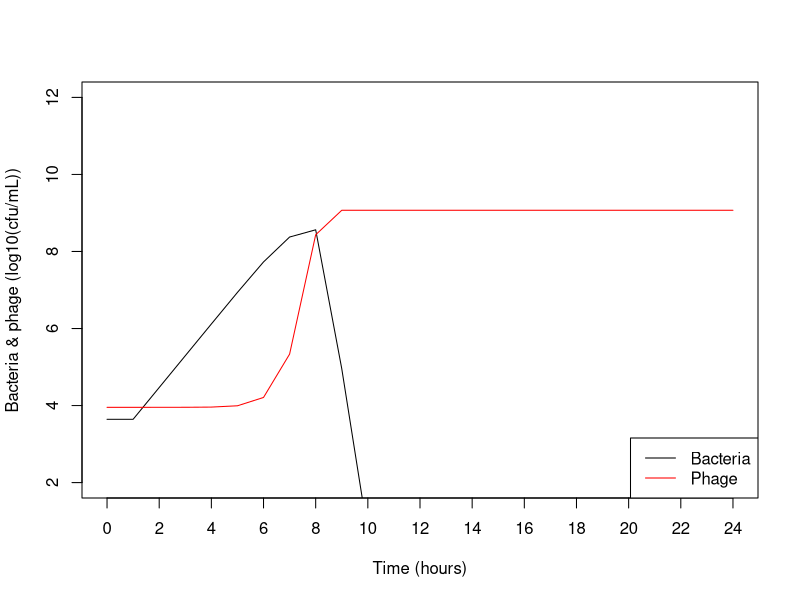

Recreate this plot in R. (Note: this script raises an error after producing the figure.)

library(deSolve)
library(reshape2)
library(dplyr)
library(ggplot2)
library(scales)



## Load the lab data: ####

#adjust to what your WD is!!
lab_data = read.csv(here::here("Lab", "Transduction", "04_09_20", "data1.csv"), stringsAsFactors = F)


## Model: ####

#https://jvi.asm.org/content/jvi/76/11/5557.full.pdf
#basically consider that sort of link between phage and bacteria

#I have a wrapper around the desolve model for simplicity
#some default values included in function definition, which correspond to best "eyball" fit to lab data
test_model = function(times = seq(0,24,1),
                      params = c(Nmax = 6e8,
                                 mu = 1.9,
                                 beta = 0.0000002, 
                                 L = 5,
                                 decay = 0),
                      y = c(B = 1e2,
                            P = 1e4),
                      quick_plot = F,
                      lab_data = NULL,
                      mass = F){
  
  #complete MOI model
  run_model = function(times, y, params){
    
    with(as.list(c(y,params)),{
      
      #a little "cheating"; lab data shows bacteria lags for 1h, but growth functions will systematically fail to reproduce this...
      #so instead, I'm forcing the bacteria to not grow for 1h
      if(times < 1) mu = 0
      
      #Number of phage who will infect a bacteria at time t
      P_inf = (1 - exp(-beta*B)) * P
      
      #Proportion of bacteria who will be infected at time t
      lambda = 1 - exp(-P_inf/B)

      dB = B * mu * (1 - B/Nmax) - B * lambda
      dP = B * lambda * L - P_inf - decay * P
      

      return(list(c(dB, dP)))
      
    }
    )
  }
  
  #simple mass action model
  run_model_mass = function(times, y, params){
    
    with(as.list(c(y,params)),{
      
      #a little "cheating"; lab data shows bacteria lags for 1h, but growth functions will systematically fail to reproduce this...
      #so instead, I'm forcing the bacteria to not grow for 1h
      if(times < 1) mu = 0
      
      #Proportion of bacteria who will be infected at time t
      lambda = beta * P
      
      dB = B * mu * (1 - B/Nmax) - B * lambda
      dP = B * lambda * L - decay * P
      
      
      return(list(c(dB, dP)))
      
    }
    )
  }
  
  if(mass == T){
    res_full = as.data.frame(deSolve::ode(func = run_model_mass, times = times, y = y, parms = params))
  }
  else{
    res_full = as.data.frame(deSolve::ode(func = run_model, times = times, y = y, parms = params))
  }

  
  if (quick_plot == T) {
    
    #Quick plotting if you're playing around with the model:
    plot(res_full$time, log10(res_full$B), col="black", ylim = c(2, 12), type = "l", 
         xlab = "Time (hours)", ylab = "Bacteria & phage (log10(cfu/mL))", xaxt="n")
    axis(1, at = seq(0,24,2))
    lines(res_full$time, log10(res_full$P), col="red")
    legend("bottomright",lty=1, legend=c("Bacteria", "Phage"), col=c("black", "red"))
    
    #Also plot lab data alongside, if passed to function
    if (!is.null(lab_data)) {
      
      points(unique(lab_data$Time),
             lab_data %>% filter(Bacteria == "Total") %>% select("Mean") %>% log10() %>% unlist(.),
             col = "black",
             pch = 19)
      points(unique(lab_data$Time),
             lab_data %>% filter(Bacteria == "P") %>% select("Mean") %>% log10(.) %>% unlist(.),
             col = "red",
             pch = 19)
      
    }
  }
  
  return(res_full)
  
  
}

times = seq(0,24,1)

params = c(Nmax = 6e8, #max number of bacteria possible in the system
           mu = 1.9, #max growth rate of bacteria
           beta = 0.00000001, #this corresponds to individual phage adsorption rate
           L = 2, #burst size (number of new phage released after infection)
           decay = 0) #phage decay rate in the system

#initial number of bacteria and phage (matches average from lab data)
yinit = c(B = 4.4e3, 
          P = 9e3)

#quick_plot option generates a plot of the results, useful when playing around with parameter values (set FALSE otherwise)
#lab_data option adds mean lab data points to plot, useful when attempting to eyeball parameter values (leave NULL otherwise)
res = test_model(times, params, yinit, quick_plot = T, lab_data = lab_data,T)


lab_data_s = data.frame(lab_data %>% filter(Bacteria == "Total") %>% select("Mean"),
                        lab_data %>% filter(Bacteria == "P") %>% select("Mean"))
colnames(lab_data_s) = c("Bacteria_d", "Phage_d") 


#some optim play
opt_fun = function(x){
  params = c(Nmax = 6e8, #max number of bacteria possible in the system
             mu = 1.9, #max growth rate of bacteria
             beta = x[1], #this corresponds to individual phage adsorption rate
             L = x[2], #burst size (number of new phage released after infection)
             decay = 0) #phage decay rate in the system

  res = test_model(seq(0,8,1), params, yinit, F, NULL, F)
  colnames(res) = c("Time", "Bacteria", "Phage")
  
  res = cbind(res, lab_data_s)
  
  rss = res %>%
    transmute(RSS_bac = (Bacteria-Bacteria_d)^2, RSS_phage = (Phage-Phage_d)^2) %>%
    sum(.)
    
  return(rss)
}

optim_res = optim(c(0.0000002, 5), opt_fun, lower=c(0.0000000001, 1), upper=c(2,Inf), method = "L-BFGS-B")

params = c(Nmax = 6e8, #max number of bacteria possible in the system
           mu = 1.9, #max growth rate of bacteria
           beta = optim_res$par[1], #this corresponds to individual phage adsorption rate
           L = optim_res$par[2], #burst size (number of new phage released after infection)
           decay = 0) #phage decay rate in the system

res = test_model(times, params, yinit, quick_plot = T, lab_data = lab_data)

#reshape model output for simplicity in ggplot plotting below
res = reshape2::melt(res, id.vars = "time")

#This line will resample the model results assuming a normal distibution with SD = 0.25*mean
#This value for SD is roughly what I'm seeing in the lab
res$value = sapply(res$value, FUN = function(x) rnorm(1, x, x*0.5))

#Rename columns
colnames(res) = c("Time", "Bacteria", "Mean")

#generate summary res
res = test_model(times, params, yinit, quick_plot = T, lab_data = lab_data)
res = reshape2::melt(res, id.vars = "time")
res$value = sapply(res$value, FUN = function(x) rnorm(1, x, x*0.5))
colnames(res) = c("Time", "Bacteria", "Mean")
res2 = test_model(times, params, yinit, quick_plot = T, lab_data = lab_data)
res2 = reshape2::melt(res2, id.vars = "time")
res2$value = sapply(res2$value, FUN = function(x) rnorm(1, x, x*0.5))
colnames(res2) = c("Time", "Bacteria", "Mean")
res3 = test_model(times, params, yinit, quick_plot = T, lab_data = lab_data)
res3 = reshape2::melt(res3, id.vars = "time")
res3$value = sapply(res3$value, FUN = function(x) rnorm(1, x, x*0.5))
colnames(res3) = c("Time", "Bacteria", "Mean")

summary_res = res
colnames(summary_res)[3] = "data1"
summary_res$data2 = res2$Mean
summary_res$data3 = res3$Mean
summary_res$Mean = rowMeans(summary_res[,c(3:5)])
write.csv(summary_res, "summary_res.csv", row.names = F)

#for res mass
res_mass = test_model(times, params, yinit, quick_plot = T, lab_data = lab_data, T)
res_mass = reshape2::melt(res_mass, id.vars = "time")
res_mass$value = sapply(res_mass$value, FUN = function(x) rnorm(1, x, x*0.5))
colnames(res_mass) = c("Time", "Bacteria", "Mean")
res_mass2 = test_model(times, params, yinit, quick_plot = T, lab_data = lab_data, T)
res_mass2 = reshape2::melt(res_mass2, id.vars = "time")
res_mass2$value = sapply(res_mass2$value, FUN = function(x) rnorm(1, x, x*0.5))
colnames(res_mass2) = c("Time", "Bacteria", "Mean")
res_mass3 = test_model(times, params, yinit, quick_plot = T, lab_data = lab_data,T)
res_mass3 = reshape2::melt(res_mass3, id.vars = "time")
res_mass3$value = sapply(res_mass3$value, FUN = function(x) rnorm(1, x, x*0.5))
colnames(res_mass3) = c("Time", "Bacteria", "Mean")

summary_res_mass = res_mass
colnames(summary_res_mass)[3] = "data1"
summary_res_mass$data2 = res_mass2$Mean
summary_res_mass$data3 = res_mass3$Mean
summary_res_mass$Mean = rowMeans(summary_res_mass[,c(3:5)])
write.csv(summary_res_mass, "summary_res_mass.csv", row.names = F)


## Plotting: ####


#Plot lab data and model output together:
ggplot() +
  geom_line(data = res %>% filter(Bacteria == "B"), aes(Time, Mean, colour = "Bacteria", linetype="full")) +
  geom_line(data = res %>% filter(Bacteria == "P"), aes(Time, Mean, colour = "Phage", linetype="full")) +
  geom_line(data = res_mass %>% filter(Bacteria == "B"), aes(Time, Mean, colour = "Bacteria", linetype="mass")) +
  geom_line(data = res_mass %>% filter(Bacteria == "P"), aes(Time, Mean, colour = "Phage", linetype="mass")) +
  geom_point(data = lab_data %>% filter(Bacteria == "Total"), aes(Time, Mean, colour = "Bacteria"), size=3, shape=18) +
  geom_point(data = lab_data %>% filter(Bacteria == "P"), aes(Time, Mean, colour = "Phage"), size=3, shape=18) +
  scale_y_continuous(trans=log10_trans(),
                     breaks=trans_breaks("log10", function(x) 10^x),
                     labels=trans_format("log10", math_format(10^.x))) +
  scale_color_manual(name="",breaks=c("Bacteria", "Phage"),values=c("red4", "royalblue"),labels=c("Bacteria", "Phage"))+
  scale_linetype_manual(name="", breaks=c("full", "mass"), values=c("solid", "dashed"),labels=c("MOI interaction", "Mass action interaction"))+
  ylab("log10(units/mL)")+
  xlab("Time (hours)")

ggsave("longterm_models.png")


#Load a dataset containing 3 replicates from the model (with resampling for variability)
summary_res = read.csv("summary_res.csv")
summary_res = summary_res %>% filter(Time < 9)
summary_res$SE = apply(summary_res[,c(3:5)], 1, FUN = function(x) sd(x)/sqrt(3))

summary_res_mass = read.csv("summary_res_mass.csv")
summary_res_mass = summary_res_mass %>% filter(Time < 9)
summary_res_mass$SE = apply(summary_res_mass[,c(3:5)], 1, FUN = function(x) sd(x)/sqrt(3))


#Plot 3 replicates of the model and the average of the model data:
ggplot() +
  # geom_point(data = summary_res %>% filter(Bacteria == "B"), aes(Time, data1, colour = "Bacteria")) +
  # geom_point(data = summary_res %>% filter(Bacteria == "P"), aes(Time, data1, colour = "Phage")) +
  # geom_point(data = summary_res %>% filter(Bacteria == "B"), aes(Time, data2, colour = "Bacteria")) +
  # geom_point(data = summary_res %>% filter(Bacteria == "P"), aes(Time, data2, colour = "Phage")) +
  # geom_point(data = summary_res %>% filter(Bacteria == "B"), aes(Time, data3, colour = "Bacteria")) +
  # geom_point(data = summary_res %>% filter(Bacteria == "P"), aes(Time, data3, colour = "Phage")) +
  geom_line(data = summary_res %>% filter(Bacteria == "B"), aes(Time, Mean, colour = "Bacteria")) +
  geom_line(data = summary_res %>% filter(Bacteria == "P"), aes(Time, Mean, colour = "Phage")) +
  # geom_point(data = summary_res_mass %>% filter(Bacteria == "B"), aes(Time, data1, colour = "Bacteria")) +
  # geom_point(data = summary_res_mass %>% filter(Bacteria == "P"), aes(Time, data1, colour = "Phage")) +
  # geom_point(data = summary_res_mass %>% filter(Bacteria == "B"), aes(Time, data2, colour = "Bacteria")) +
  # geom_point(data = summary_res_mass %>% filter(Bacteria == "P"), aes(Time, data2, colour = "Phage")) +
  # geom_point(data = summary_res_mass %>% filter(Bacteria == "B"), aes(Time, data3, colour = "Bacteria")) +
  # geom_point(data = summary_res_mass %>% filter(Bacteria == "P"), aes(Time, data3, colour = "Phage")) +
  geom_line(data = summary_res_mass %>% filter(Bacteria == "B"), aes(Time, Mean, colour = "Bacteria")) +
  geom_line(data = summary_res_mass %>% filter(Bacteria == "P"), aes(Time, Mean, colour = "Phage")) +
  scale_y_continuous(trans=log10_trans(),
                     breaks=trans_breaks("log10", function(x) 10^x),
                     labels=trans_format("log10", math_format(10^.x)))+
  scale_color_manual(name="",breaks=c("Bacteria", "Phage"),values=c("red4", "royalblue"),labels=c("Bacteria", "Phage"))+
  ylab("cfu/mL")



#Plot the average of 3 model replicates, and the average of 3 lab replicates
ggplot() +
  geom_line(data = summary_res %>% filter(Bacteria == "B"), aes(Time, Mean, colour = "Bacteria", linetype="full")) +
  geom_line(data = summary_res %>% filter(Bacteria == "P"), aes(Time, Mean, colour = "Phage", linetype="full")) +
  geom_errorbar(data = summary_res %>% filter(Bacteria == "B"), aes(Time, ymin=Mean-SE, ymax=Mean+SE, colour = "Bacteria")) +
  geom_errorbar(data = summary_res %>% filter(Bacteria == "P"), aes(Time, ymin=Mean-SE, ymax=Mean+SE, colour = "Phage")) +
  geom_line(data = summary_res_mass %>% filter(Bacteria == "B"), aes(Time, Mean, colour = "Bacteria", linetype="mass")) +
  geom_line(data = summary_res_mass %>% filter(Bacteria == "P"), aes(Time, Mean, colour = "Phage", linetype="mass")) +
  geom_errorbar(data = summary_res_mass %>% filter(Bacteria == "B"), aes(Time, ymin=Mean-SE, ymax=Mean+SE, colour = "Bacteria")) +
  geom_errorbar(data = summary_res_mass %>% filter(Bacteria == "P"), aes(Time, ymin=Mean-SE, ymax=Mean+SE, colour = "Phage")) +
  geom_point(data = lab_data %>% filter(Bacteria == "Total"), aes(Time, Mean, colour = "Bacteria"), size=3, shape=18) +
  geom_point(data = lab_data %>% filter(Bacteria == "P"), aes(Time, Mean, colour = "Phage"), size=3, shape=18) +
  scale_y_continuous(trans=log10_trans(),
                     breaks=trans_breaks("log10", function(x) 10^x),
                     labels=trans_format("log10", math_format(10^.x))) +
  scale_color_manual(name="",breaks=c("Bacteria", "Phage"),values=c("red4", "royalblue"),labels=c("Bacteria", "Phage"))+
  scale_linetype_manual(name="", breaks=c("full", "mass"), values=c("solid", "dashed"),labels=c("MOI interaction", "Mass action interaction"))+
  ylab("log10(units/mL)") +
  xlab("Time (hours)")
